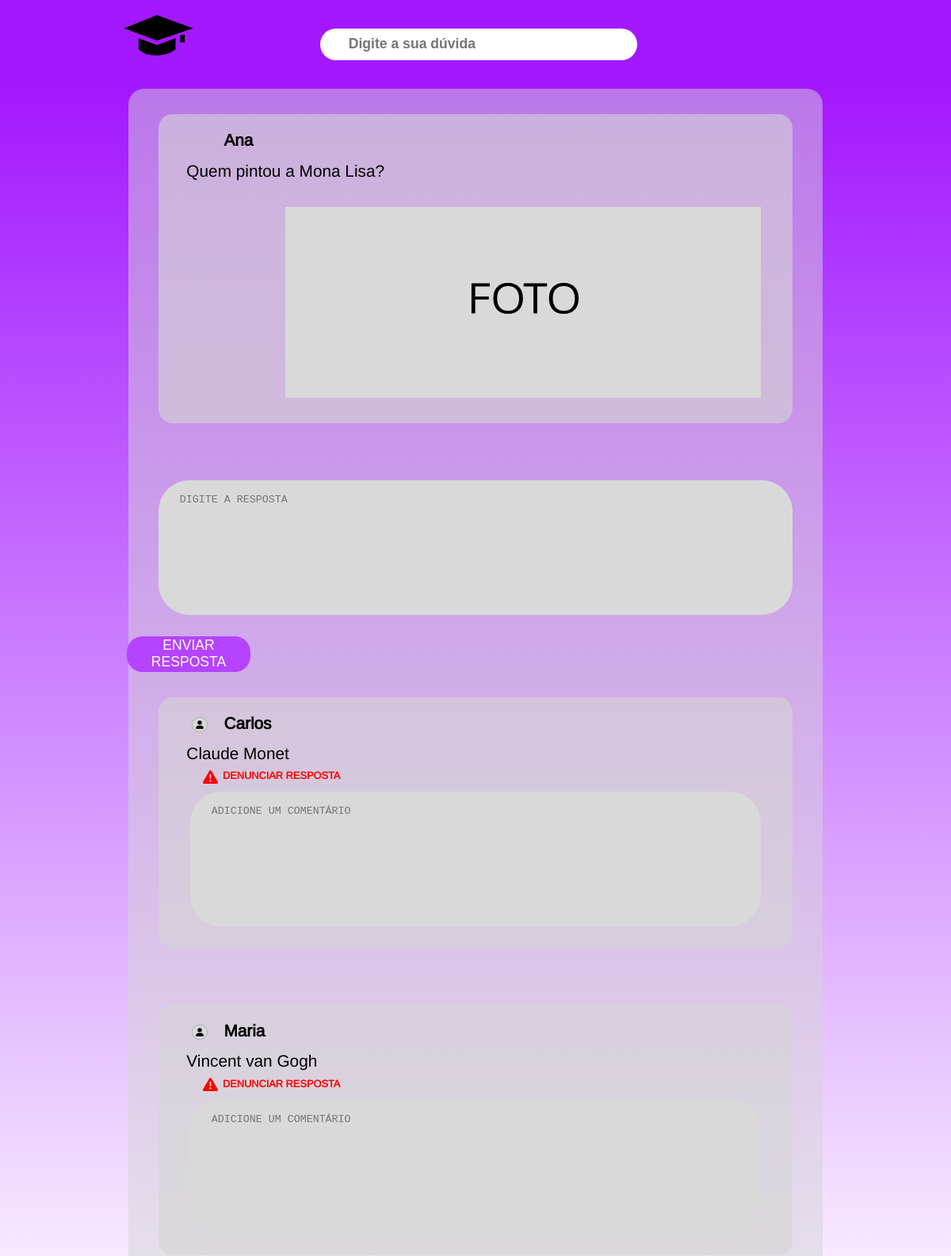
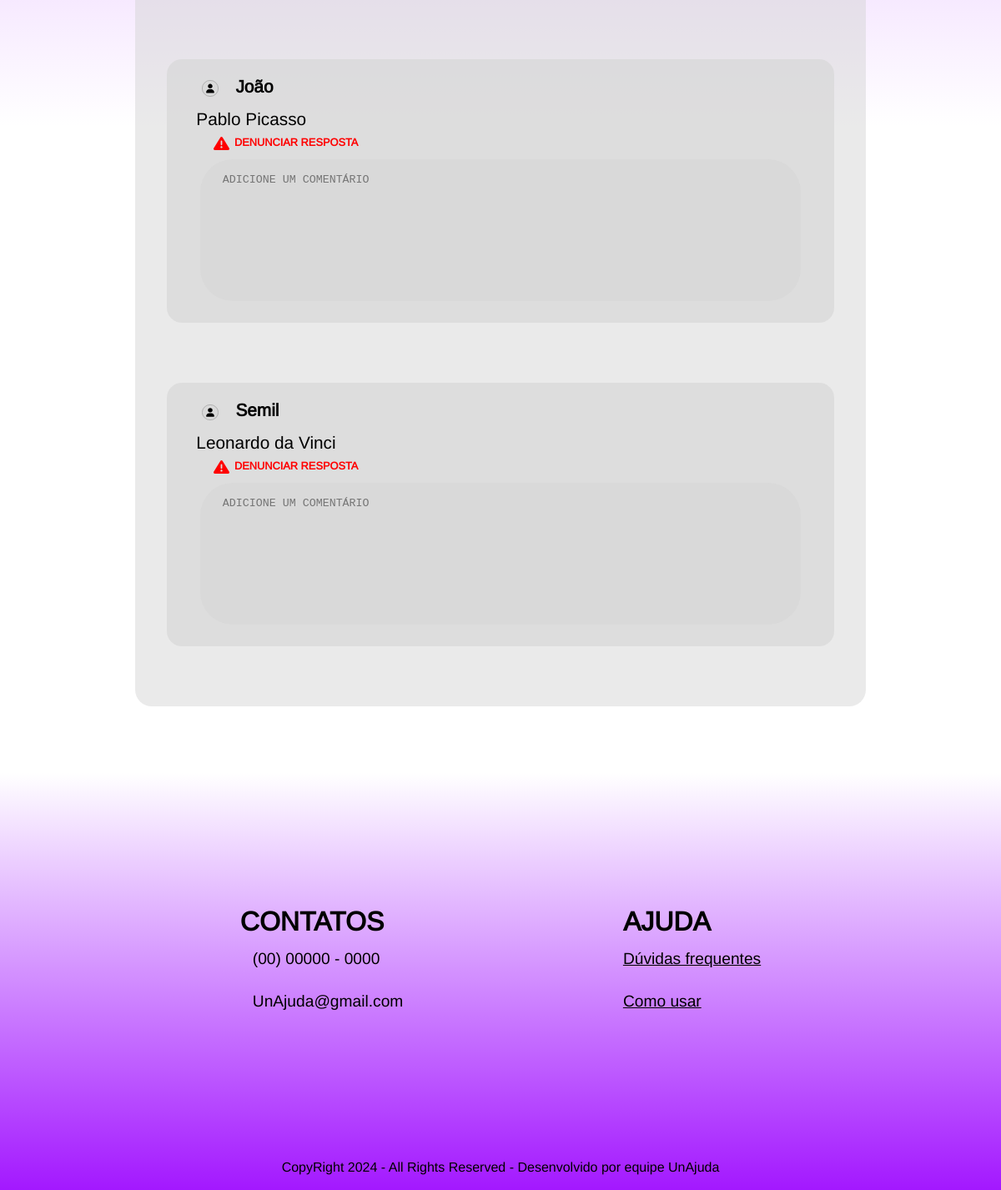
/resposta/5, run on the app's committed database (2 pictures, top to bottom).
### tables this page shows
CREATE TABLE usuario (
                id INTEGER PRIMARY KEY AUTOINCREMENT,
                nome TEXT NOT NULL,
                email TEXT NOT NULL UNIQUE,
                senha TEXT NOT NULL,
                faculdade TEXT,
                curso TEXT,
                telefone TEXT,
                foto_perfil TEXT
            );

CREATE TABLE pergunta (
                id INTEGER PRIMARY KEY AUTOINCREMENT,
                id_usuario INTEGER NOT NULL,
                pergunta TEXT NOT NULL,
                data_criacao TIMESTAMP DEFAULT CURRENT_TIMESTAMP,
                FOREIGN KEY (id_usuario) REFERENCES usuario(id)
            );

CREATE TABLE resposta (
                id INTEGER PRIMARY KEY AUTOINCREMENT,
                id_pergunta INTEGER NOT NULL,
                id_usuario INTEGER NOT NULL,
                resposta TEXT NOT NULL,
                data_criacao TIMESTAMP DEFAULT CURRENT_TIMESTAMP,
                FOREIGN KEY (id_pergunta) REFERENCES pergunta(id),
                FOREIGN KEY (id_usuario) REFERENCES usuario(id) 
            );

### controles_de_rota.py (the view)
@unajuda.route('/resposta/<int:pergunta_id>')
def pagina_resposta(pergunta_id):
    db = get_db()
    perguntas_respostas = obter_perguntas_com_respostas_e_nome_usuario(db)
    if pergunta_id not in perguntas_respostas:
        flash("Pergunta não encontrada!", "error")
        return redirect('/pesquisa')
    pergunta = perguntas_respostas[pergunta_id]
    pergunta["id"] = pergunta_id  # Garante que o ID está presente
    usuario_logado_id = session.get('usuario_id')
    cursor = db.cursor()
    cursor.execute("""
        SELECT resposta.resposta, usuario.nome, resposta.id_usuario
        FROM resposta
        JOIN usuario ON resposta.id_usuario = usuario.id
        WHERE resposta.id_pergunta = ?
        ORDER BY resposta.id DESC
    """, (pergunta_id,))
    respostas = cursor.fetchall()
    return render_template('pagina-resposta.html', pergunta=pergunta, respostas=respostas)

### controles_de_rota.py (called while the page is built, shortened)
def get_db():
    if 'db' not in g:
        g.db = sqlite3.connect('usuario.db', check_same_thread=False)
    return g.db

def make_session_permanent():
    session.permanent = True

### templates/pagina-resposta.html (shortened to what this page needs)
<!DOCTYPE html>
<html lang="pt-br">
<head>
    <link rel="stylesheet" href="../static/style/pagina_resposta/pagina_resposta.css">
    <link rel="stylesheet" href="../static/style/pagina_pesquisa/pagina-pesquisa.css">
    <link rel="stylesheet" href="../static/style/reset.css">
    <link rel="stylesheet" href="../static/style/style.css">
</head>
<body>
    <main class="pesquisa__main">
        <div class="center">
            <div class="pesquisa__header">
                <div class="pesquisa__logo">
                    <a href="/"><img src="../static/img/Logo_minimizada.svg" alt=""></a>
                </div>
                <div>
                    <input class="barra__pesquisa" type="text" placeholder="Digite a sua dúvida">
                </div>
            </div>
        </div>
    </main>
    <section class="resposta">
        <div class="center">
            <div class="resposta__container">
                <div class="pergunta">
                    <div class="pergunta__cabecalho">
                        <a class="pergunta__perfil" href="#">
                            <img src="{{ foto_perfil }}" alt="">{{ pergunta['nome_usuario'] }}
                        </a>
                    </div>
                    <p class="pergunta__texto">{{ pergunta['pergunta'] }}</p>
                    <img class="pergunta__img" src="../static/img/Group 23.svg" alt="">
                </div>
                <div class="resposta__formulario">
                    <form id="respostaForm" data-pergunta-id="{{ pergunta['id'] }}">
                        <textarea id="respostaTextarea" name="resposta" placeholder="DIGITE A RESPOSTA"></textarea>
                        <button type="submit" class="botao-enviar">ENVIAR RESPOSTA</button>
                    </form>
                </div>
                <div id="respostaContainer">
                    {% if respostas %}
                        {% for resposta in respostas %}
                        <div class="pergunta">
                            <div class="pergunta__cabecalho">
                                <a class="pergunta__perfil" href="#">
                                    <img src="../static/img/Group 22.svg" alt="">{{ resposta[1] }}
                                </a>
                            </div>
                            <p class="pergunta__texto">{{ resposta[0] }}</p>
                            <div class="denuncia">
                                <a href="#"><img src="../static/img/Denuncia.svg" alt="">DENUNCIAR RESPOSTA</a>
                            </div>
                            <textarea name="comentario" placeholder="ADICIONE UM COMENTÁRIO"></textarea>
                        </div>
                        {% endfor %}
                    {% else %}
                        <h3>Essa pergunta ainda não foi respondida.</h3>
                    {% endif %}
                </div>
            </div>
        </div>
    </section>
    <footer class="footer">
        <div class="center">
            <div class="duvidas-contatos">
                <div class="contatos">
                    <h2>CONTATOS</h2>
                    <p><i class="fa-brands fa-whatsapp"></i>(00) 00000 - 0000</p>
                    <p><i class="fa-regular fa-envelope"></i>UnAjuda@gmail.com</p>
                </div>
                <div class="duvidas">
                    <h2>AJUDA</h2>
                    <a href="#">Dúvidas frequentes</a>
                    <a href="#">Como usar</a>
                </div>
            </div>
            <div class="direitos">
                <p>CopyRight  2024 - All Rights Reserved - Desenvolvido por equipe UnAjuda</p>
            </div>
        </div>
    </footer>
</body>
</html>

### static/style/pagina_resposta/pagina_resposta.css (style rules this page uses)
.resposta { background: linear-gradient(0deg, rgba(255,255,255,1) 30%, rgba(163,24,255,1) 100%); display: flex; justify-content: center; }
.resposta__container { border-radius: 20px; background-color: rgba(214, 214, 214, .5); display: flex; flex-direction: column; align-items: center; width: 73vw; }
.pergunta { margin-bottom: 4.5em; border-radius: 18px; background-color: rgba(214, 214, 214, .6); margin-top: 2em; width: 66.667vw; display: flex; flex-direction: column; }
.pergunta__cabecalho { display: flex ; margin-left: 2em; margin-top: 1.5em; align-items: center; }
.pergunta__cabecalho img { padding-right: 1em; width: 3.333vw; }
.pergunta__cabecalho a { font-weight: bold; font-size: 1.3em; padding-left: 0.5em; padding-bottom: 0.2em; color: inherit; display: flex; align-items: center; }
.pergunta__texto { font-size: 1.3em; padding-left: 1.7em; padding-right: 1.7em; padding-top: 0.6em; }
.pergunta__img { width: 50vw; margin-left: 10em; margin-top: 2em; margin-bottom: 2em; }
.resposta__container textarea { background-color: #d9d9d9; outline: none; border: none; display: block; resize:none; border-radius: 39px; margin-right: 3em; margin-left: 3em; height: 14.167vw; padding-top: 1.3em; padding-left: 2em; padding-right: 2em; margin-bottom: 2em; }
.denuncia { color: #FF0000; margin-left: 3.5em; margin-bottom: 0.5em; margin-top: 0.5em; }
.denuncia a { font-weight: bold; font-size: 0.8em; padding-bottom: 0.2em; color: inherit; display: flex; align-items: center; }
.denuncia img { padding-right: 0.5em; width: 2.083vw; }
.resposta__formulario textarea { width: 66.667vw; }
.resposta__formulario button { border-radius: 20px; height: 5.6vh; width: 13vw; display: flex; align-items: center; justify-content: center; font-size: 1.1em; background-color: #B543FF; color: #fff; border: none; cursor: pointer; }

### static/style/pagina_pesquisa/pagina-pesquisa.css (style rules this page uses)
.pesquisa__main { height: 14vh; background-color: var(--cor-principal); }
.pesquisa__header { background-color: #A318FF; display: flex; align-items: center; justify-content: space-between; height: 100%; margin-left: 0.15em; }
.pesquisa__logo img { background-repeat: no-repeat; height: 6.4vh; margin-top: -20px; cursor: pointer; margin-left: -0.19em; }
.barra__pesquisa { border-radius: 85px; font-weight: bold; background-color: #fff; outline: none; border: none; height: 5.12vh; width: 33.333vw; margin-left: 9em; margin-right: 16em; font-size: 1.1em; padding-left: 2em; }

### static/style/style.css (style rules this page uses)
:root { --cor-principal: #A318FF; --cor-ouro: #FFD700; --cor-prata: #C0C0C0; --cor-bronze :#CD7F32; }
.center { margin: 0 13%; height: 100%; }

### static/style/pagina_principal/footer-pagina-principal.css (style rules this page uses)
.footer { background: rgb(255,255,255); background: linear-gradient(180deg, rgba(255,255,255,1) 0%, rgba(163,24,255,1) 100%); height: 500px; margin-top: 80px; }
.footer .duvidas-contatos { width: 100%; height: 93%; display: flex; justify-content: space-around; align-items: center; }
.footer .duvidas-contatos h2 { font-size: 2rem; }
.footer .duvidas-contatos .contatos p { font-size: 1.2rem; padding: 15px 0; }
.footer .duvidas-contatos .contatos p i { padding: 0 15px 0 0; }
.footer .duvidas-contatos .duvidas a { display: flex; font-size: 1.2rem; padding: 15px 0; text-decoration:underline; color: black; }
.direitos { display: flex; justify-content: center; align-items: center; font-size: 1rem; }

### data on the page
usuario: nome_usuario "Ana"
pergunta: pergunta "Quem pintou a Mona Lisa?"
resposta: nome "Carlos", resposta "Claude Monet"
resposta: nome "Maria", resposta "Vincent van Gogh"
resposta: nome "João", resposta "Pablo Picasso"
resposta: nome "Semil", resposta "Leonardo da Vinci"
